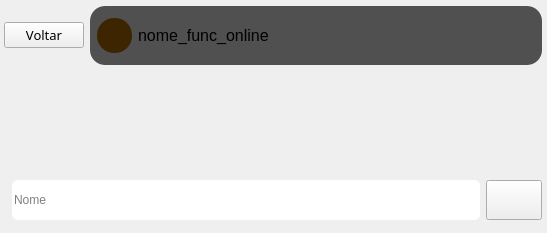
                          <widget class="QWidget" name="atalho_chat">
                           <layout class="QVBoxLayout" name="verticalLayout_113">
                            <property name="spacing">
                             <number>0</number>
                            </property>
                            <property name="leftMargin">
                             <number>0</number>
                            </property>
                            <property name="topMargin">
                             <number>0</number>
                            </property>
                            <property name="rightMargin">
                             <number>0</number>
                            </property>
                            <property name="bottomMargin">
                             <number>0</number>
                            </property>
                            <item>
                             <widget class="QWidget" name="widget_84" native="true">
                              <property name="sizePolicy">
                               <sizepolicy hsizetype="Expanding" vsizetype="Preferred">
                                <horstretch>0</horstretch>
                                <verstretch>0</verstretch>
                               </sizepolicy>
                              </property>
                              <property name="minimumSize">
                               <size>
                                <width>508</width>
                                <height>233</height>
                               </size>
                              </property>
                              <property name="maximumSize">
                               <size>
                                <width>16777215</width>
                                <height>16777215</height>
                               </size>
                              </property>
                              <property name="styleSheet">
                               <string notr="true">
#widget_82
{border-radius:15px;
background-color: rgb(108, 108, 108);
}
</string>
                              </property>
                              <layout class="QVBoxLayout" name="verticalLayout_110">
                               <property name="leftMargin">
                                <number>0</number>
                               </property>
                               <property name="topMargin">
                                <number>6</number>
                               </property>
                               <property name="rightMargin">
                                <number>5</number>
                               </property>
                               <item>
                                <widget class="QWidget" name="widget_86" native="true">
                                 <layout class="QHBoxLayout" name="horizontalLayout_67">
                                  <property name="spacing">
                                   <number>6</number>
                                  </property>
                                  <property name="leftMargin">
                                   <number>4</number>
                                  </property>
                                  <property name="topMargin">
                                   <number>0</number>
                                  </property>
                                  <property name="rightMargin">
                                   <number>0</number>
                                  </property>
                                  <property name="bottomMargin">
                                   <number>0</number>
                                  </property>
                                  <item>
                                   <widget class="QPushButton" name="pushButton_6">
                                    <property name="sizePolicy">
                                     <sizepolicy hsizetype="Fixed" vsizetype="Fixed">
                                      <horstretch>0</horstretch>
                                      <verstretch>0</verstretch>
                                     </sizepolicy>
                                    </property>
                                    <property name="font">
                                     <font>
                                      <family>Inter 18pt SemiBold</family>
                                      <pointsize>10</pointsize>
                                      <weight>7</weight>
                                      <italic>false</italic>
                                      <bold>false</bold>
                                     </font>
                                    </property>
                                    <property name="cursor">
                                     <cursorShape>PointingHandCursor</cursorShape>
                                    </property>
                                    <property name="styleSheet">
                                     <string notr="true">font: 63 10pt &quot;Inter 18pt SemiBold&quot;;</string>
                                    </property>
                                    <property name="text">
                                     <string>Voltar</string>
                                    </property>
                                    <property name="icon">
                                     <iconset resource="../imagens/imgs.qrc">
                                      <normaloff>:/imgs/back.png</normaloff>:/imgs/back.png</iconset>
                                    </property>
                                   </widget>
                                  </item>
                                  <item>
                                   <widget class="QWidget" name="template_func_setor_2" native="true">
                                    <property name="sizePolicy">
                                     <sizepolicy hsizetype="Expanding" vsizetype="Fixed">
                                      <horstretch>0</horstretch>
                                      <verstretch>0</verstretch>
                                     </sizepolicy>
                                    </property>
                                    <property name="minimumSize">
                                     <size>
                                      <width>452</width>
                                      <height>59</height>
                                     </size>
                                    </property>
                                    <property name="cursor">
                                     <cursorShape>PointingHandCursor</cursorShape>
                                    </property>
                                    <property name="styleSheet">
                                     <string notr="true">#template_func_setor_2{
background-color: rgb(80, 80, 80);
border-radius: 15px;

}</string>
                                    </property>
                                    <layout class="QHBoxLayout" name="horizontalLayout_64">
                                     <property name="leftMargin">
                                      <number>7</number>
                                     </property>
                                     <item>
                                      <widget class="QPushButton" name="foto_gerente_setor_4">
                                       <property name="sizePolicy">
                                        <sizepolicy hsizetype="Expanding" vsizetype="Expanding">
                                         <horstretch>0</horstretch>
                                         <verstretch>0</verstretch>
                                        </sizepolicy>
                                       </property>
                                       <property name="minimumSize">
                                        <size>
                                         <width>35</width>
                                         <height>35</height>
                                        </size>
                                       </property>
                                       <property name="maximumSize">
                                        <size>
                                         <width>35</width>
                                         <height>35</height>
                                        </size>
                                       </property>
                                       <property name="cursor">
                                        <cursorShape>PointingHandCursor</cursorShape>
                                       </property>
                                       <property name="layoutDirection">
                                        <enum>Qt::LeftToRight</enum>
                                       </property>
                                       <property name="styleSheet">
                                        <string notr="true">QPushButton{
text-aling:center;
	background-color: rgb(60, 37, 00) ;
border-radius: 17px;

}</string>
                                       </property>
                                       <property name="text">
                                        <string/>
                                       </property>
                                       <property name="iconSize">
                                        <size>
                                         <width>4000</width>
                                         <height>4000</height>
                                        </size>
                                       </property>
                                      </widget>
                                     </item>
                                     <item>
                                      <widget class="QWidget" name="info_gerente_setor_4" native="true">
                                       <property name="cursor">
                                        <cursorShape>PointingHandCursor</cursorShape>
                                       </property>
                                       <layout class="QVBoxLayout" name="verticalLayout_112">
                                        <property name="spacing">
                                         <number>8</number>
                                        </property>
                                        <property name="leftMargin">
                                         <number>0</number>
                                        </property>
                                        <item>
                                         <widget class="QLabel" name="nome_gerente_setorc_4">
                                          <property name="cursor">
                                           <cursorShape>PointingHandCursor</cursorShape>
                                          </property>
                                          <property name="text">
                                           <string>&lt;html&gt;&lt;head/&gt;&lt;body&gt;&lt;p&gt;&lt;span style=&quot; font-size:12pt;&quot;&gt;nome_func_online&lt;/span&gt;&lt;/p&gt;&lt;/body&gt;&lt;/html&gt;</string>
                                          </property>
                                         </widget>
                                        </item>
                                       </layout>
                                      </widget>
                                     </item>
                                    </layout>
                                   </widget>
                                  </item>
                                 </layout>
                                </widget>
                               </item>
                               <item>
                                <widget class="QWidget" name="widget_85" native="true">
                                 <property name="sizePolicy">
                                  <sizepolicy hsizetype="Preferred" vsizetype="Expanding">
                                   <horstretch>0</horstretch>
                                   <verstretch>0</verstretch>
                                  </sizepolicy>
                                 </property>
                                 <layout class="QVBoxLayout" name="verticalLayout_111">
                                  <property name="leftMargin">
                                   <number>0</number>
                                  </property>
                                  <property name="rightMargin">
                                   <number>0</number>
                                  </property>
                                  <property name="bottomMargin">
                                   <number>0</number>
                                  </property>
                                  <item>
                                   <spacer name="verticalSpacer_22">
                                    <property name="orientation">
                                     <enum>Qt::Vertical</enum>
                                    </property>
                                    <property name="sizeHint" stdset="0">
                                     <size>
                                      <width>20</width>
                                      <height>40</height>
                                     </size>
                                    </property>
                                   </spacer>
                                  </item>
                                  <item>
                                   <widget class="QWidget" name="campo_escrever_mensagem_3" native="true">
                                    <property name="sizePolicy">
                                     <sizepolicy hsizetype="Expanding" vsizetype="Expanding">
                                      <horstretch>0</horstretch>
                                      <verstretch>0</verstretch>
                                     </sizepolicy>
                                    </property>
                                    <property name="minimumSize">
                                     <size>
                                      <width>100</width>
                                      <height>56</height>
                                     </size>
                                    </property>
                                    <property name="maximumSize">
                                     <size>
                                      <width>16777215</width>
                                      <height>56</height>
                                     </size>
                                    </property>
                                    <property name="sizeIncrement">
                                     <size>
                                      <width>100</width>
                                      <height>0</height>
                                     </size>
                                    </property>
                                    <property name="styleSheet">
                                     <string notr="true"/>
                                    </property>
                                    <layout class="QHBoxLayout" name="horizontalLayout_65">
                                     <property name="spacing">
                                      <number>0</number>
                                     </property>
                                     <property name="leftMargin">
                                      <number>0</number>
                                     </property>
                                     <property name="topMargin">
                                      <number>0</number>
                                     </property>
                                     <property name="rightMargin">
                                      <number>0</number>
                                     </property>
                                     <property name="bottomMargin">
                                      <number>0</number>
                                     </property>
                                     <item alignment="Qt::AlignVCenter">
                                      <widget class="QWidget" name="campo_escrever_mensagem_4" native="true">
                                       <property name="styleSheet">
                                        <string notr="true">
QLineEdit{
	color: rgb(0, 0, 0);
	background-color: rgb(255, 255, 255);
	max-height: 40px;   /* largura mínima */

    border-radius: 6px;
	border: none;
}
QPushButton:hover {
    background-color: #4a4a4a;
}</string>
                                       </property>
                                       <layout class="QHBoxLayout" name="horizontalLayout_66">
                                        <property name="leftMargin">
                                         <number>12</number>
                                        </property>
                                        <property name="topMargin">
                                         <number>9</number>
                                        </property>
                                        <property name="rightMargin">
                                         <number>0</number>
                                        </property>
                                        <property name="bottomMargin">
                                         <number>0</number>
                                        </property>
                                        <item>
                                         <widget class="QLineEdit" name="lineEdit_mensagem_2">
                                          <property name="sizePolicy">
                                           <sizepolicy hsizetype="Preferred" vsizetype="Preferred">
                                            <horstretch>0</horstretch>
                                            <verstretch>0</verstretch>
                                           </sizepolicy>
                                          </property>
                                          <property name="minimumSize">
                                           <size>
                                            <width>0</width>
                                            <height>0</height>
                                           </size>
                                          </property>
                                          <property name="maximumSize">
                                           <size>
                                            <width>16777215</width>
                                            <height>40</height>
                                           </size>
                                          </property>
                                          <property name="sizeIncrement">
                                           <size>
                                            <width>0</width>
                                            <height>0</height>
                                           </size>
                                          </property>
                                          <property name="placeholderText">
                                           <string>Nome</string>
                                          </property>
                                         </widget>
                                        </item>
                                        <item>
                                         <widget class="QPushButton" name="btn_enviar_2">
                                          <property name="sizePolicy">
                                           <sizepolicy hsizetype="Fixed" vsizetype="Expanding">
                                            <horstretch>0</horstretch>
                                            <verstretch>0</verstretch>
                                           </sizepolicy>
                                          </property>
                                          <property name="minimumSize">
                                           <size>
                                            <width>56</width>
                                            <height>40</height>
                                           </size>
                                          </property>
                                          <property name="cursor">
                                           <cursorShape>PointingHandCursor</cursorShape>
                                          </property>
                                          <property name="text">
                                           <string/>
                                          </property>
                                          <property name="icon">
                                           <iconset resource="../imagens/imgs.qrc">
                                            <normaloff>:/imgs/send (1).png</normaloff>:/imgs/send (1).png</iconset>
                                          </property>
                                          <property name="iconSize">
                                           <size>
                                            <width>25</width>
                                            <height>25</height>
                                           </size>
                                          </property>
                                          <property name="shortcut">
                                           <string>Return</string>
                                          </property>
                                         </widget>
                                        </item>
                                       </layout>
                                      </widget>
                                     </item>
                                    </layout>
                                   </widget>
                                  </item>
                                 </layout>
                                </widget>
                               </item>
                              </layout>
                             </widget>
                            </item>
                           </layout>
                          </widget>
